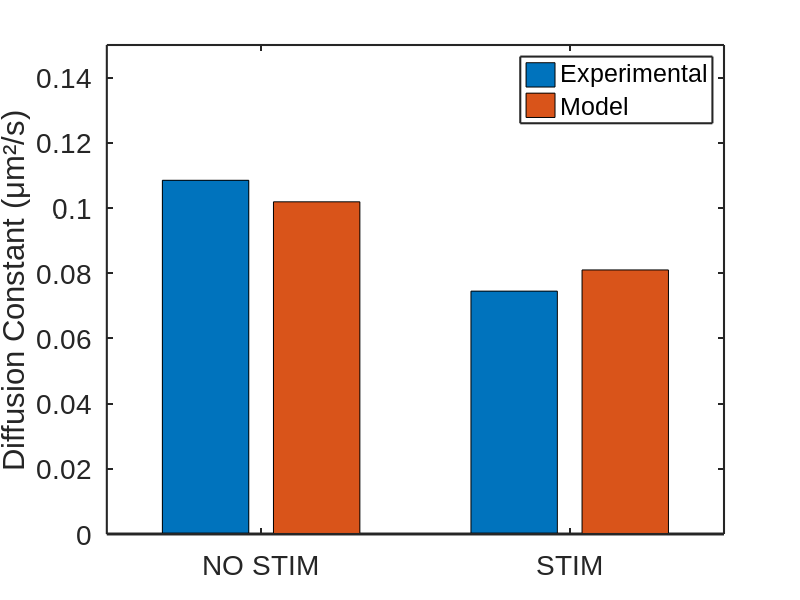
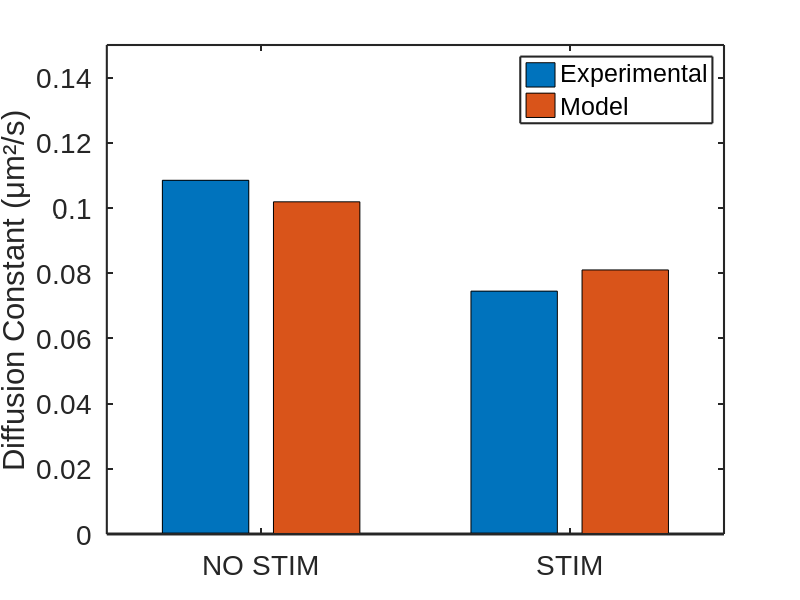
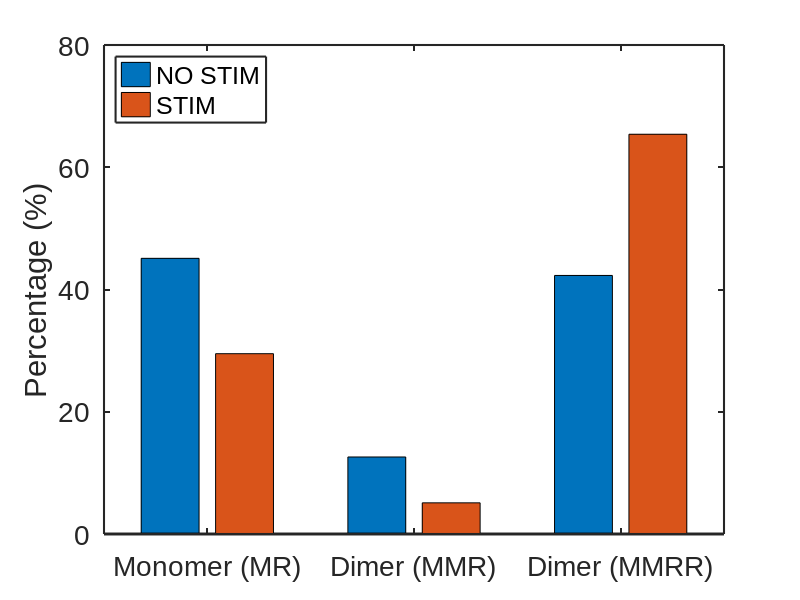

Write the MATLAB code that produced these figures, in order. (Note: this script raises an error after producing the figures.)
%% Unc13A Diffusion Analysis and Visualization
% This script generates publication-quality figures to illustrate the
% changes in Unc13A diffusion after stimulation

% Clear workspace and set up figure defaults
% clear all;
% close all;
% clc;

% Set figure defaults for publication quality
set(0, 'DefaultFigureColor', 'white');
set(0, 'DefaultAxesFontSize', 20);
set(0, 'DefaultAxesFontName', 'Arial');
set(0, 'DefaultAxesLineWidth', 1.5);
set(0, 'DefaultLineLineWidth', 2);

% Define custom colors
blue_color = [0.00, 0.45, 0.74];
red_color = [0.85, 0.33, 0.10];
green_color = [0.47, 0.67, 0.19];
purple_color = [0.49, 0.18, 0.56];
orange_color = [0.93, 0.69, 0.13];

%% Figure 1: Experimental vs. Model Diffusion Constants
figure('Position', [100, 100, 500, 500]);

% Data for diffusion constants
conditions = {'NO STIM', 'STIM'};
exp_diffusion = [0.1085, 0.0745]; % Experimental values (μm²/s)
model_diffusion = [0.1019, 0.0810]; % Model predictions (μm²/s)

% Create grouped bar plot
bar_h = bar([exp_diffusion', model_diffusion']);
set(bar_h(1), 'FaceColor', blue_color);
set(bar_h(2), 'FaceColor', red_color);

% Add error bars (SEM)
% hold on;
% errorbar([0.85, 1.85], exp_diffusion, exp_diffusion*0.05, 'k.', 'LineWidth', 1.5);
% errorbar([1.15, 2.15], model_diffusion, model_diffusion*0.05, 'k.', 'LineWidth', 1.5);
% hold off;

% Customize plot appearance
set(gca, 'XTickLabel', conditions);
ylabel('Diffusion Constant (μm²/s)');
ylim([0, 0.15]);
% title('Unc13A Diffusion: Experimental vs. Model', 'FontWeight', 'normal');
legend({'Experimental', 'Model'}, 'Location', 'northeast');
% box on;

% Add p-value for experimental data
% pval_str = 'p < 0.001';
% text(1.5, 0.14, pval_str, 'HorizontalAlignment', 'center', 'FontSize', 12);

% Add bracket for p-value
% annotation('line', [0.35, 0.65], [0.92, 0.92], 'LineWidth', 1.5);
% annotation('line', [0.35, 0.35], [0.90, 0.92], 'LineWidth', 1.5);
% annotation('line', [0.65, 0.65], [0.90, 0.92], 'LineWidth', 1.5);
print('../figures/Fig1_DiffusionConstants', '-dpng', '-r300');
print('../figures/Fig1_DiffusionConstants', '-dsvg');

%% Figure 2: Molecular State Distribution
figure('Position', [100, 100, 500, 500]);

% Data for molecular states
states = {'Monomer (MR)', 'Dimer (MMR)', 'Dimer (MMRR)'};
no_stim_states = [45.1, 12.6, 42.3]; % NO STIM percentages
stim_states = [29.5, 5.1, 65.4]; % STIM percentages

% Create grouped bar plot
bar_h = bar([no_stim_states', stim_states']);
set(bar_h(1), 'FaceColor', blue_color);
set(bar_h(2), 'FaceColor', red_color);

% Customize plot appearance
set(gca, 'XTickLabel', states);
ylabel('Percentage (%)');
ylim([0, 80]);
% title('Unc13A Molecular State Distribution', 'FontWeight', 'normal');
legend({'NO STIM', 'STIM'}, 'Location', 'northwest');
% box on;

% Add percentage labels on bars
xtips1 = bar_h(1).XEndPoints;
ytips1 = bar_h(1).YEndPoints;
labels1 = string(bar_h(1).YData) + '%';
text(xtips1, ytips1, labels1, 'HorizontalAlignment', 'center', ...
    'VerticalAlignment', 'bottom', 'FontSize', 12);

xtips2 = bar_h(2).XEndPoints;
ytips2 = bar_h(2).YEndPoints;
labels2 = string(bar_h(2).YData) + '%';
text(xtips2, ytips2, labels2, 'HorizontalAlignment', 'center', ...
    'VerticalAlignment', 'bottom', 'FontSize', 12);
print('../figures/Fig2_MolecularStates', '-dpng', '-r300');
print('../figures/Fig2_MolecularStates', '-dsvg');

%% Figure 3: Cluster Confinement and Membrane Diffusion
figure('Position', [100, 100, 1000, 500]);

% Create subplot for cluster confinement
subplot(1, 2, 1);
cluster_data = [32.27, 36.95]; % Percentage in clusters

bar_h = bar(cluster_data);
set(bar_h, 'FaceColor', green_color);

% Customize plot appearance
set(gca, 'XTickLabel', conditions);
ylabel('Percentage in Clusters (%)');
ylim([0, 45]);
% title('Unc13A Cluster Confinement', 'FontWeight', 'normal');
% box on;

% Add percentage labels on bars
xtips = bar_h.XEndPoints;
ytips = bar_h.YEndPoints;
labels = string(bar_h.YData) + '%';
text(xtips, ytips, labels, 'HorizontalAlignment', 'center', ...
    'VerticalAlignment', 'bottom', 'FontSize', 12);

% Create subplot for membrane diffusion
subplot(1, 2, 2);
membrane_diffusion = [0.1504, 0.1285]; % Membrane diffusion constants

bar_h = bar(membrane_diffusion);
set(bar_h, 'FaceColor', purple_color);

% Customize plot appearance
set(gca, 'XTickLabel', conditions);
ylabel('Diffusion Constant (μm²/s)');
ylim([0, 0.2]);
% title('Unc13A Membrane Diffusion', 'FontWeight', 'normal');
% box on;

% Add value labels on bars
xtips = bar_h.XEndPoints;
ytips = bar_h.YEndPoints;
labels = string(round(bar_h.YData, 4));
text(xtips, ytips, labels, 'HorizontalAlignment', 'center', ...
    'VerticalAlignment', 'bottom', 'FontSize', 12);
print('../figures/Fig3_ClusterAndMembrane', '-dpng', '-r300');
print('../figures/Fig3_ClusterAndMembrane', '-dsvg');
